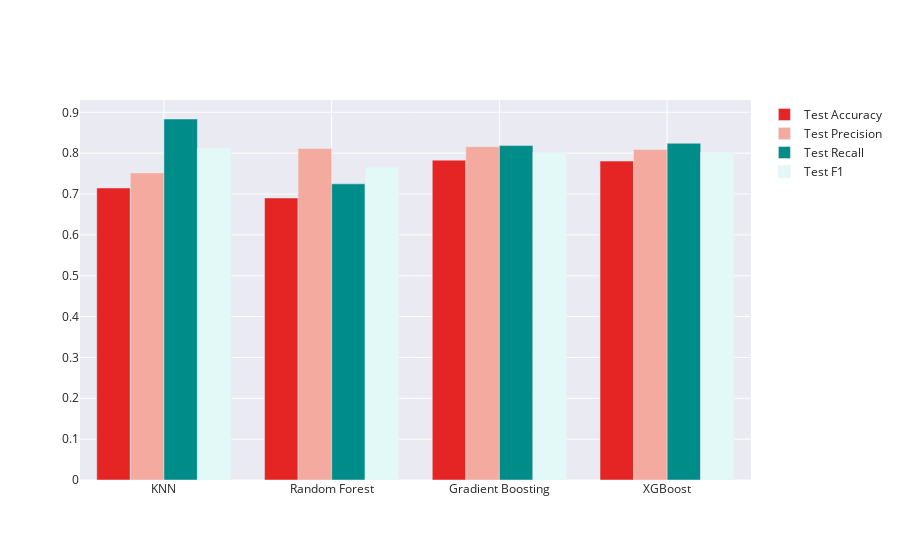

Notebook code for this chart:
### Markdown cell above
It appears the K-nearest neighbors model has the least amount of overfitting, although the accuracy on the gradient boosting and XG Boost models are significantly higher.

### Code cell
fig = go.Figure(data=[
    go.Bar(name='Test Accuracy', x=all_scores_df.model, y=all_scores_df.test_accuracy),
    go.Bar(name='Test Precision', x=all_scores_df.model, y=all_scores_df.test_precision),
    go.Bar(name='Test Recall', x=all_scores_df.model, y=all_scores_df.test_recall),
    go.Bar(name='Test F1', x=all_scores_df.model, y=all_scores_df.test_f1)
])
# Change the bar mode
fig.update_layout(barmode='group', colorway=['#e42524', '#f4aa9e', '#008d8a', '#e3f9f7'])
fig.show()

### Figure 1 — Plotly figure (JSON) as saved in the notebook; plotly's stock layout.template omitted (floating-point values rounded to 4 significant figures)
{"data": [{"name": "Test Accuracy", "type": "bar", "x": ["KNN", "Random Forest", "Gradient Boosting", "XGBoost"], "y": [0.7148, 0.6903, 0.783, 0.7806]}, {"name": "Test Precision", "type": "bar", "x": ["KNN", "Random Forest", "Gradient Boosting", "XGBoost"], "y": [0.7516, 0.8115, 0.8157, 0.8093]}, {"name": "Test Recall", "type": "bar", "x": ["KNN", "Random Forest", "Gradient Boosting", "XGBoost"], "y": [0.8836, 0.7249, 0.8186, 0.8243]}, {"name": "Test F1", "type": "bar", "x": ["KNN", "Random Forest", "Gradient Boosting", "XGBoost"], "y": [0.8122, 0.7657, 0.8015, 0.8014]}], "layout": {"barmode": "group", "colorway": ["#e42524", "#f4aa9e", "#008d8a", "#e3f9f7"]}}
